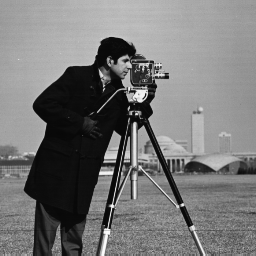
%> input picture Dissertation Project/cameraman.png, 256 x 256 px
$ octave final.m   (GNU Octave 9; MATLAB toolbox functions it lacks are replaced by stand-ins)
%> lines starting %> are read from the running program, lines starting %| are printed output that depends on the picture
 clc
clear all
close all
warning off

% [16 lines of commented-out code are left out]


nam="cameraman";
lim=1;
ihj=0;
ihk=0;
while lim<21
    x=imread(append(nam,'.png'));
%> x is the input picture: size 256x256 uint8; min 7, max 253, mean 118.7
    x=im2gray(x);
    x2=x;
    a_1=randi([5,179]);
    a_2=randi([6,39]);
    h=fspecial('motion', a_2, a_1);

    k=imfilter(x,h,"symmetric",'same','conv');
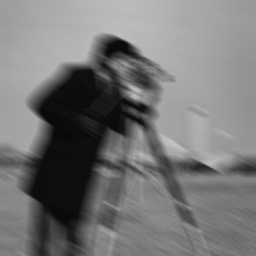
%> k: size 256x256 uint8; min 8, max 196, mean 118.6


    k11=k;
    [m,n1]=size(k);
%> m = 256; n1 = 256

    pt=hann(n1);

    pt2=hann(m);
    k=double(pt2.*double(k).*pt');
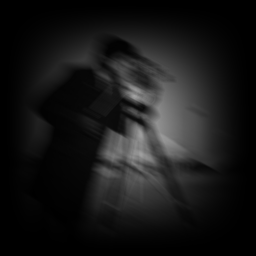
%> k: size 256x256 double; min 0, max 161.8, mean 23.4
    ft1=calc_fft(k);
    ax1=abs(log(abs(ft1)));
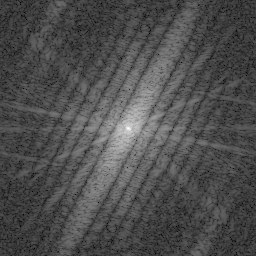
%> ax1: size 256x256 double; min 0.0224, max 14.24, mean 4.39; drawn with min black and max white
    h_1=ones(3)/8;
    h_1(2,2)=0;
    b=ax1;
    [m,n]=size(b);
%> n = 256
    k=uint16(m/2);
%> k = 128
    l=uint16(n/2);
%> l = 128

    I=b;


    [m,n]=size(I);
    if n>m
        n=m;
    end
    ajk=[];

    for th=5:5:180
        x= (n/2*(1-sind(th)));
        if x==0 || th==180
            x=1;%abs(x-1);
        end
        y= (n/2*(1-cosd(th)));
        if y==0 || th==180
            y=1;
        end
        x1= abs(n-x);
        y1= abs(n-y);
        m1=abs(x1-x)+1;
        n1=abs(y1-y)+1;
        n1=1000;

        Xs=uint64(linspace(double(x),double(x1),uint16(n1)));
        Ys=uint64(linspace(double(y),double(y1),uint16(n1)));
%> the run ends on the next line
        dd=impixel(I,double(Xs),double(Ys));
% [103 lines not run here, left out]
function ft=calc_fft(image)
ft=ifftshift(fft2(fftshift(image)));
%ft=fft2(ft);
end
